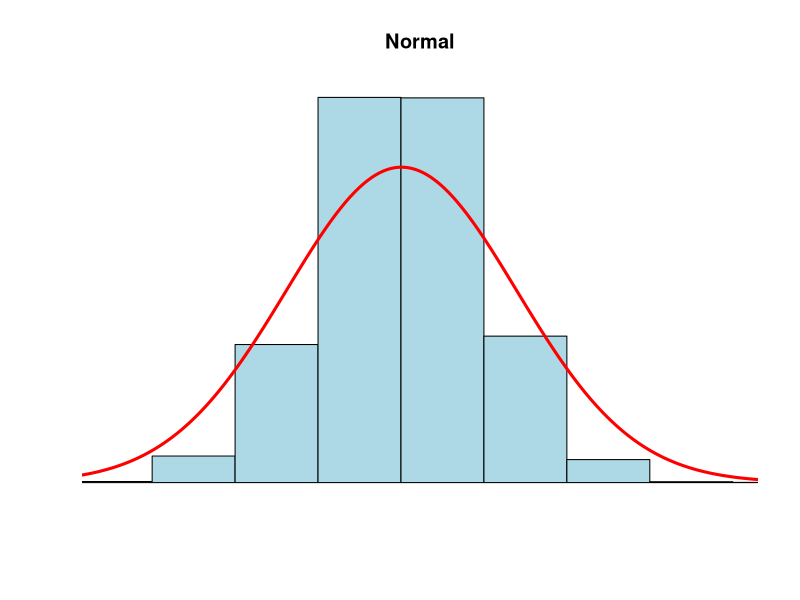
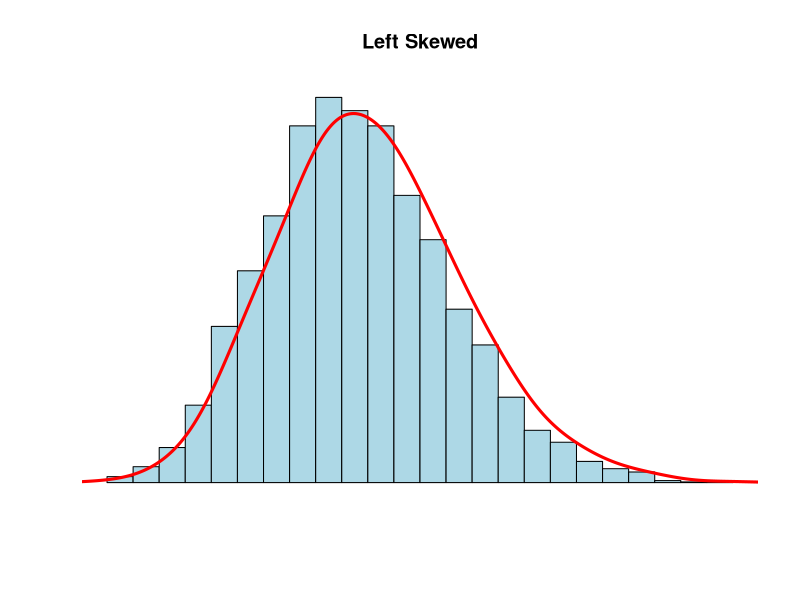
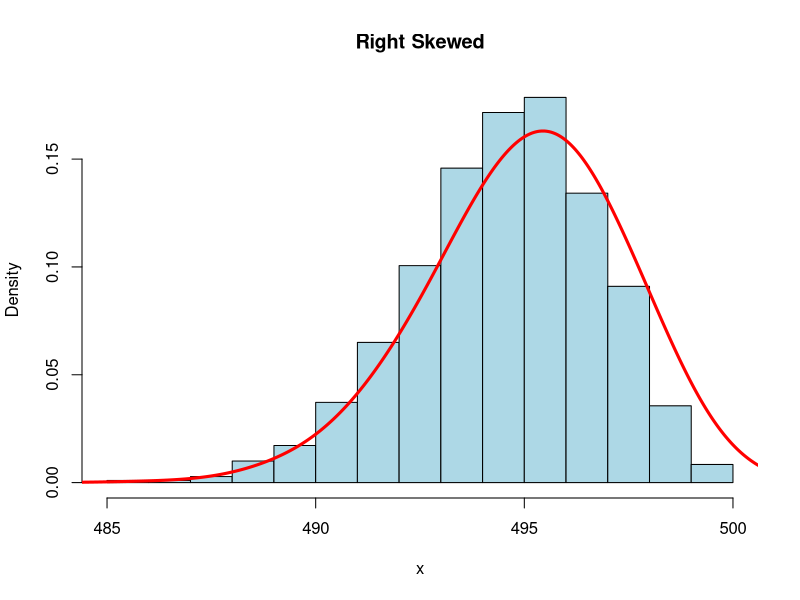

Write the R code that produced these figures, in order.

#density plots and skewness test

N <- 5000
x <- rnorm(N)

hist(x,
     xlim=c(min(x),max(x)), probability=T, nclass=max(x)-min(x)+1,
     col='lightblue', xlab=' ', ylab=' ', axes=F,
     main='Normal')
lines(density(x,bw=1), col='red', lwd=3)



N <- 5000
x <- rnbinom(N, 100, .9)

hist(x,
     xlim=c(min(x),max(x)), probability=T, nclass=max(x)-min(x)+1,
     col='lightblue', xlab=' ', ylab=' ', axes=F,
     main='Left Skewed')
lines(density(x,bw=1), col='red', lwd=3)

N <- 5000
  n <- 500
p <- .99
x <- rbinom(N,n,p)
hist(x,
     xlim = c(min(x), max(x)),
     probability = TRUE,
     nclass = max(x) - min(x) + 1,
     col = 'lightblue',
     main = 'Right Skewed')
lines(density(x,bw=1), col = 'red', lwd = 3)


shapiro.test(x)
